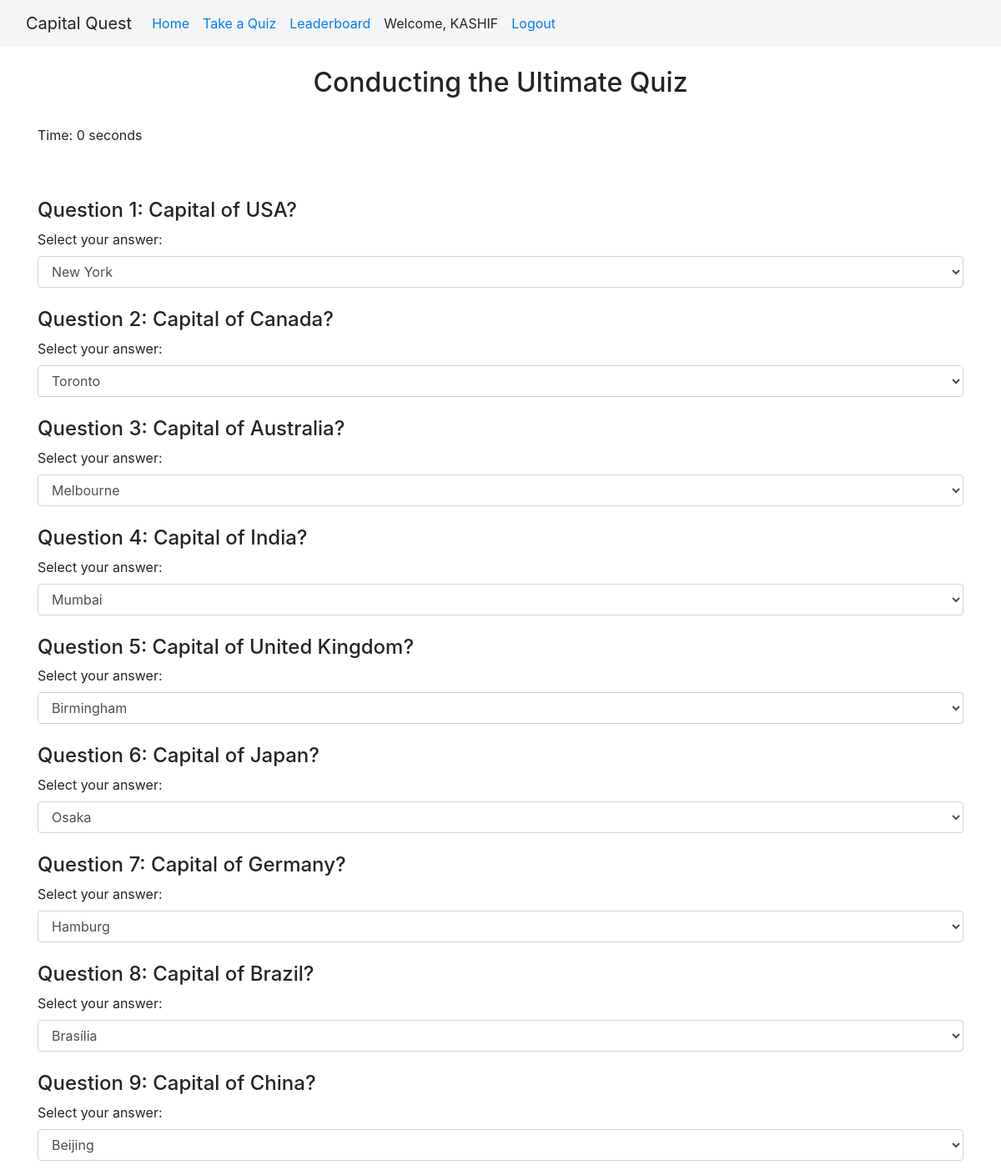
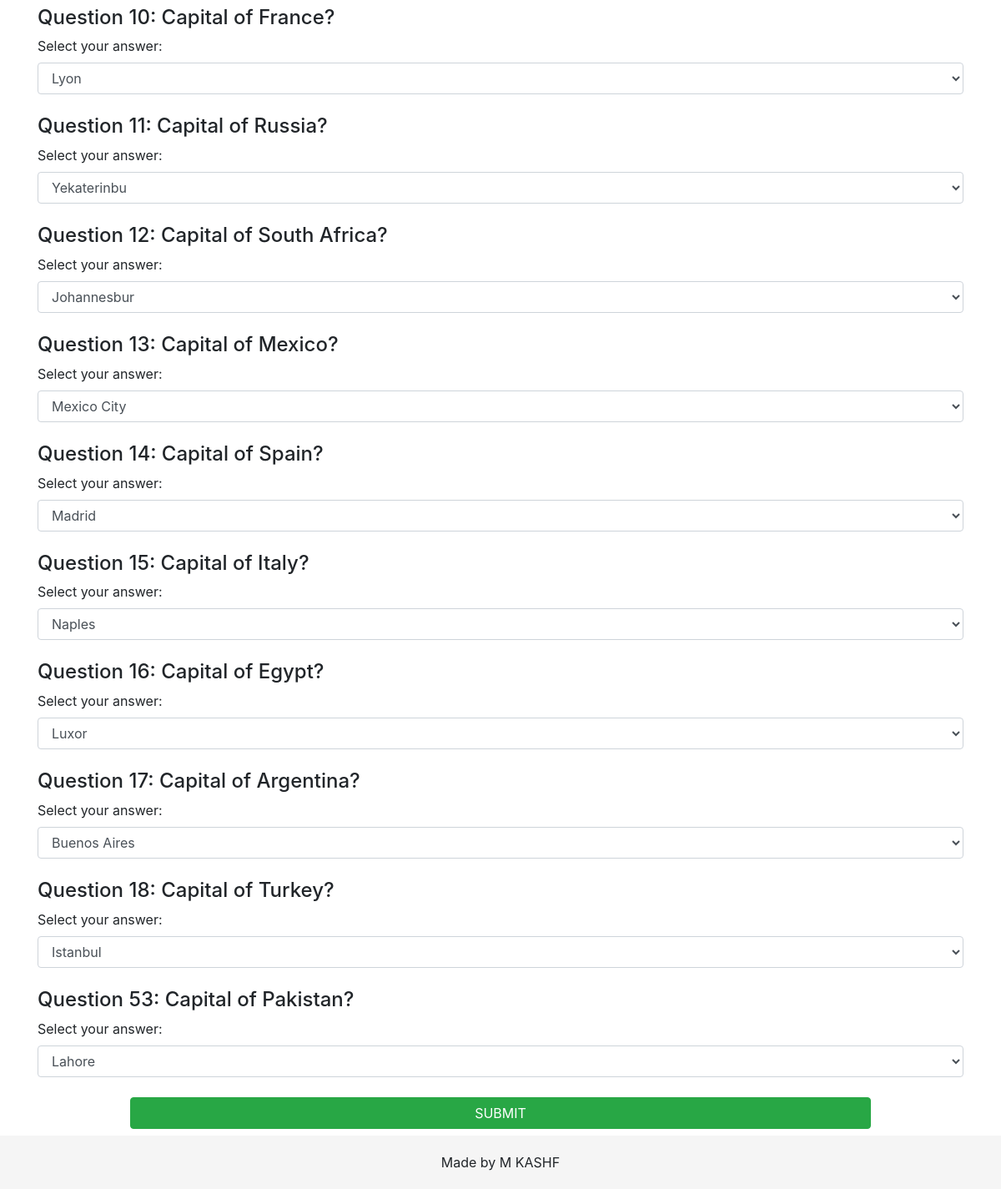
/start_test.php (signed in), run on the app's committed database (2 pictures, top to bottom).
### tables this page shows
CREATE TABLE `question` (
  `id` int(11) NOT NULL,
  `Country` varchar(50) NOT NULL,
  `Capital` varchar(50) NOT NULL,
  `Option1` varchar(11) NOT NULL,
  `Option2` varchar(11) NOT NULL,
  `Option3` varchar(11) NOT NULL
);

### start_test.php (the view, shortened to what this page needs)
<?php
include 'header.php';
include 'connection.php';
$query = "SELECT * FROM question";
$result = $conn->query($query);
$questions = array();
if ($result->num_rows > 0) {
    while ($row = $result->fetch_assoc()) {
        $options = array($row['Option1'], $row['Option2'], $row['Option3'], $row['Capital']);
        shuffle($options);
        $row['shuffledOptions'] = $options;
        $questions[] = $row;
    }
} else {
    echo "No results found.";
}
?>
<!doctype html>
<html lang="en">
<head>
    <link rel="stylesheet" href="https://cdn.jsdelivr.net/npm/bootstrap@4.4.1/dist/css/bootstrap.min.css">
</head>
<body><br>
    <center><h2>Conducting the Ultimate Quiz</h2></center><br>
    <div class="container">
        <p id="timer">Time: <span id="countdown"><?php echo $_POST["quiz_level"]; ?></span> seconds</p>
        <br><br>
        <form method="post" action="reporting.php">
            <?php foreach ($questions as $question) { ?>
                <div class="mb-4">
                    <h4>Question <?php echo $question['id']; ?>: Capital of <?php echo $question['Country']; ?>?</h4>
                    <div class="form-group">
                        <label for="answer_<?php echo $question['id']; ?>">Select your answer:</label>
                        <select class="form-control" name="answer_<?php echo $question['id']; ?>">
                            <?php foreach ($question['shuffledOptions'] as $option) { ?>
                                <option value="<?php echo $option; ?>"><?php echo $option; ?></option>
                            <?php } ?>
                        </select>
                    </div>
                </div>
            <?php } ?>
            <center>
                <button class="btn btn-success" style="width: 80%;" type="submit">SUBMIT</button>
            </center>
        </form>
    </div>
    <br><br><br>
</body>
</html>
<?php
include 'footer.php';
?>

### data on the page
question: id "1", Country "USA", Option1+id "New York"
question: id "2", Country "Canada", Option1+id "Toronto"
question: id "3", Country "Australia", Option2+id "Melbourne"
question: id "4", Country "India", Option1+id "Mumbai"
question: id "5", Country "United Kingdom", Option2+id "Birmingham"
question: id "6", Country "Japan", Option2+id "Osaka"
question: id "7", Country "Germany", Option2+id "Hamburg"
question: id "8", Country "Brazil", Capital+id "Brasília"
question: id "9", Country "China", Capital+id "Beijing"
question: id "10", Country "France", Option2+id "Lyon"
question: id "11", Country "Russia", Option3+id "Yekaterinbu"
question: id "12", Country "South Africa", Option3+id "Johannesbur"
question: id "13", Country "Mexico", Capital+id "Mexico City"
question: id "14", Country "Spain", Capital+id "Madrid"
question: id "15", Country "Italy", Option2+id "Naples"
question: id "16", Country "Egypt", Option3+id "Luxor"
question: id "17", Country "Argentina", Capital+id "Buenos Aires"
question: id "18", Country "Turkey", Option1+id "Istanbul"
question: id "53", Country "Pakistan", Option2+id "Lahore"

### other printed values
$_SESSION['username'] "KASHIF"
